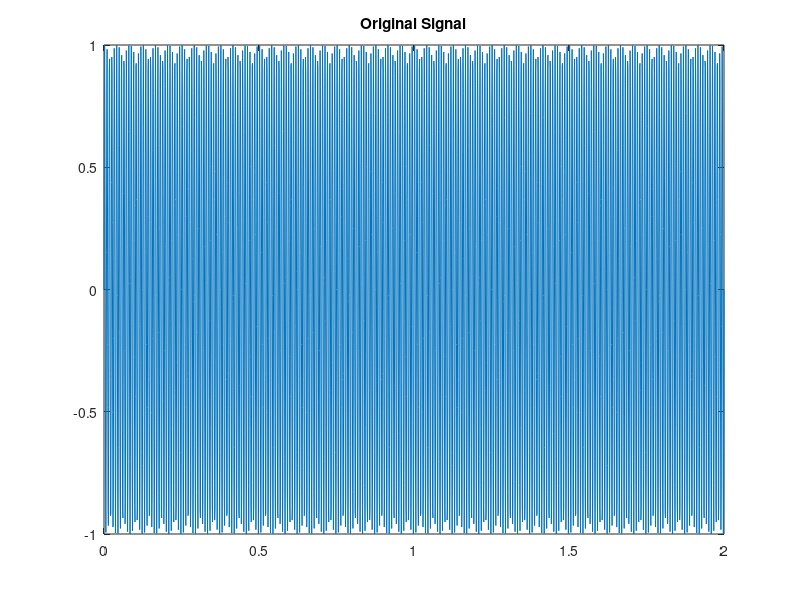

MATLAB code to generate this figure: (Note: this script raises an error after producing the figure.)
%% wavelet packets spectrum

close all, clear all,
clc,

fs = 1000; % sampling rate
t = 0:1/fs:2; % 2 secs at 1kHz sample rate
y = sin(256*pi*t); % sine of period 128

figure,
plot(t,y); title('Original Signal')

level = 6;
wpt = wpdec(y,level,'sym8');

figure,
[Spec,Time,Freq] = wpspectrum(wpt,fs,'plot');

%% short time fourier transform spectrum for comparing

figure;
windowsize = 128;
window = hanning(windowsize);
nfft = windowsize;
noverlap = windowsize-1;
[S,F,T] = spectrogram(y,window,noverlap,nfft,fs);
imagesc(T,F,log10(abs(S)))
set(gca,'YDir','Normal')
xlabel('Time (secs)')
ylabel('Freq (Hz)')
title('Short-time Fourier Transform spectrum')